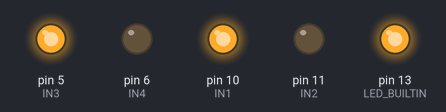
Bench run of a sketch on a simulated Arduino Uno, built with avr-gcc and run on an emulated ATmega328P. On the bench: output pins drawn as LEDs (lit = HIGH). What the sketch prints to the serial monitor is not drawn.

Above: at 0.5 s.
At 2.5 s:
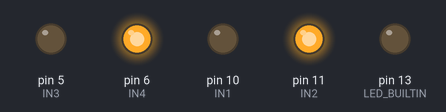
At 3.5 s:
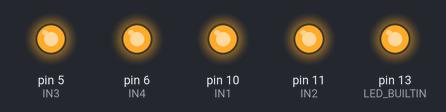
Timing chart, 0 to 5.2 s (numbered marks = the images above):
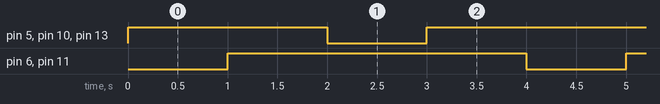

Measured:
- by itself, pin 5 (IN3), pin 10 (IN1), pin 13 (LED_BUILTIN): repeats every 4.0 s: LOW 1.0 s, HIGH 3.0 s
- by itself, pin 6 (IN4), pin 11 (IN2): alternates HIGH for 3.0 s and LOW for 1.0 s
- by itself, everything shown: repeats every 4.0 s, in 4 steps

The sketch:

190422_smartToy.ino
```cpp
int IN1 = 10;
int IN2 = 11;

int IN3 = 5;
int IN4 = 6;

void setup() {
  Serial.begin(9600);
  pinMode(LED_BUILTIN, OUTPUT);
  pinMode(IN1, OUTPUT);
  pinMode(IN2, OUTPUT);
  pinMode(IN3, OUTPUT);
  pinMode(IN4, OUTPUT);
}

void loop() {
  // forward
  digitalWrite(IN1, HIGH);
  digitalWrite(IN2, LOW);
  digitalWrite(IN3, HIGH);
  digitalWrite(IN4, LOW);
  digitalWrite(LED_BUILTIN, HIGH);
  Serial.print('1');
  delay(1000);

//stop
  digitalWrite(IN1, HIGH);
  digitalWrite(IN2, HIGH);
  digitalWrite(IN3, HIGH);
  digitalWrite(IN4, HIGH);
  digitalWrite(LED_BUILTIN, HIGH);
  Serial.print('0');
  delay(1000);


   // backward
  digitalWrite(IN1, LOW);
  digitalWrite(IN2, HIGH);
  digitalWrite(IN3, LOW);
  digitalWrite(IN4, HIGH);

  digitalWrite(LED_BUILTIN, LOW);
  Serial.print('2');
  delay(1000);

//stop
  digitalWrite(IN1, HIGH);
  digitalWrite(IN2, HIGH);
  digitalWrite(IN3, HIGH);
  digitalWrite(IN4, HIGH);
  digitalWrite(LED_BUILTIN, HIGH);
  Serial.print('0');
  delay(1000);

}
```
